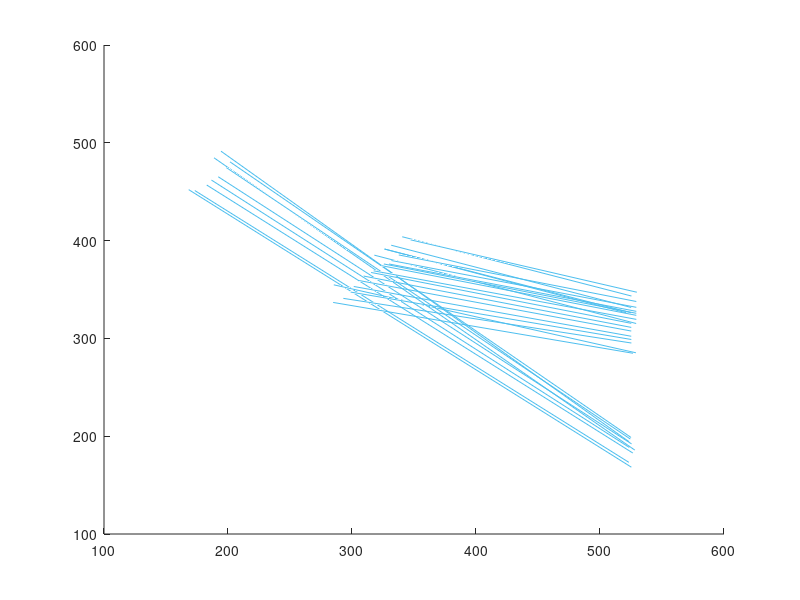

MATLAB code for this plot:
close all
clc
clear
[x1,y1,z1,x2,y2,z2,x3,y3,z3,x4,y4,z4,x5,y5,z5,x6,y6,z6]=textread('1.txt','%f%f%f%f%f%f%f%f%f%f%f%f%f%f%f%f%f%f');

for i=1:length(x1)
    tri=[x1(i) y1(i) z1(i);
        x2(i) y2(i) z2(i);
        x3(i) y3(i) z3(i);
        x1(i) y1(i) z1(i)];
    hold on
    plot3(tri(:,1),tri(:,2),tri(:,3))
end